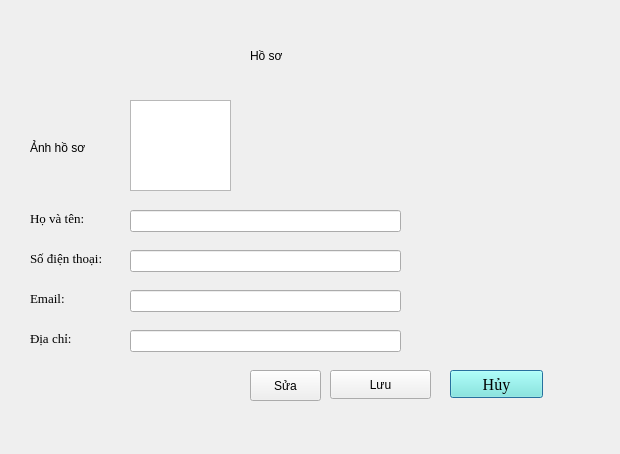
<?xml version="1.0" encoding="UTF-8"?>
<ui version="4.0">
 <class>profile</class>
 <widget class="QDialog" name="profile">
  <property name="geometry">
   <rect>
    <x>0</x>
    <y>0</y>
    <width>620</width>
    <height>454</height>
   </rect>
  </property>
  <property name="acceptDrops">
   <bool>true</bool>
  </property>
  <property name="windowTitle">
   <string/>
  </property>
  <widget class="QLabel" name="lb_phone">
   <property name="geometry">
    <rect>
     <x>30</x>
     <y>250</y>
     <width>81</width>
     <height>16</height>
    </rect>
   </property>
   <property name="font">
    <font>
     <family>Times New Roman</family>
     <pointsize>10</pointsize>
    </font>
   </property>
   <property name="text">
    <string>Số điện thoại:</string>
   </property>
  </widget>
  <widget class="QLineEdit" name="le_phone">
   <property name="geometry">
    <rect>
     <x>130</x>
     <y>250</y>
     <width>271</width>
     <height>22</height>
    </rect>
   </property>
   <property name="readOnly">
    <bool>false</bool>
   </property>
  </widget>
  <widget class="QLineEdit" name="le_address">
   <property name="geometry">
    <rect>
     <x>130</x>
     <y>330</y>
     <width>271</width>
     <height>22</height>
    </rect>
   </property>
   <property name="readOnly">
    <bool>false</bool>
   </property>
  </widget>
  <widget class="QLabel" name="lb_fullname">
   <property name="geometry">
    <rect>
     <x>30</x>
     <y>210</y>
     <width>71</width>
     <height>16</height>
    </rect>
   </property>
   <property name="font">
    <font>
     <family>Times New Roman</family>
     <pointsize>10</pointsize>
    </font>
   </property>
   <property name="text">
    <string>Họ và tên:</string>
   </property>
  </widget>
  <widget class="QPushButton" name="pb_cancel">
   <property name="geometry">
    <rect>
     <x>450</x>
     <y>370</y>
     <width>93</width>
     <height>28</height>
    </rect>
   </property>
   <property name="font">
    <font>
     <family>Times New Roman</family>
     <pointsize>12</pointsize>
     <bold>false</bold>
    </font>
   </property>
   <property name="styleSheet">
    <string notr="true">background-color: rgb(121, 240, 223);
color: rgb(0, 0, 0);</string>
   </property>
   <property name="text">
    <string>Hủy</string>
   </property>
  </widget>
  <widget class="QGraphicsView" name="gv_profile">
   <property name="geometry">
    <rect>
     <x>130</x>
     <y>100</y>
     <width>101</width>
     <height>91</height>
    </rect>
   </property>
   <property name="styleSheet">
    <string notr="true">QGraphicsView {
	border-image: url(:/pic/anhdaidien.jpg);

}</string>
   </property>
  </widget>
  <widget class="QLabel" name="lb_profile_picture">
   <property name="geometry">
    <rect>
     <x>30</x>
     <y>140</y>
     <width>61</width>
     <height>16</height>
    </rect>
   </property>
   <property name="styleSheet">
    <string notr="true">font: 10pt &quot;Times New Roman&quot;;
color: rgb(0, 0, 0);</string>
   </property>
   <property name="text">
    <string>Ảnh hồ sơ</string>
   </property>
  </widget>
  <widget class="QLineEdit" name="le_email">
   <property name="geometry">
    <rect>
     <x>130</x>
     <y>290</y>
     <width>271</width>
     <height>22</height>
    </rect>
   </property>
   <property name="readOnly">
    <bool>false</bool>
   </property>
  </widget>
  <widget class="QLabel" name="lb_address">
   <property name="geometry">
    <rect>
     <x>30</x>
     <y>330</y>
     <width>55</width>
     <height>16</height>
    </rect>
   </property>
   <property name="font">
    <font>
     <family>Times New Roman</family>
     <pointsize>10</pointsize>
    </font>
   </property>
   <property name="text">
    <string>Địa chỉ:</string>
   </property>
  </widget>
  <widget class="QLabel" name="lb_email">
   <property name="geometry">
    <rect>
     <x>30</x>
     <y>290</y>
     <width>55</width>
     <height>16</height>
    </rect>
   </property>
   <property name="font">
    <font>
     <family>Times New Roman</family>
     <pointsize>10</pointsize>
    </font>
   </property>
   <property name="text">
    <string>Email:</string>
   </property>
  </widget>
  <widget class="QLineEdit" name="le_fullname">
   <property name="geometry">
    <rect>
     <x>130</x>
     <y>210</y>
     <width>271</width>
     <height>22</height>
    </rect>
   </property>
   <property name="readOnly">
    <bool>false</bool>
   </property>
  </widget>
  <widget class="QLabel" name="lb_title">
   <property name="geometry">
    <rect>
     <x>250</x>
     <y>40</y>
     <width>91</width>
     <height>31</height>
    </rect>
   </property>
   <property name="styleSheet">
    <string notr="true">font: 700 22pt &quot;Times New Roman&quot;;
color: rgb(0, 0, 0);</string>
   </property>
   <property name="text">
    <string>Hồ sơ</string>
   </property>
  </widget>
  <widget class="QPushButton" name="pb_sua">
   <property name="geometry">
    <rect>
     <x>250</x>
     <y>370</y>
     <width>71</width>
     <height>31</height>
    </rect>
   </property>
   <property name="text">
    <string>Sửa</string>
   </property>
   <property name="iconSize">
    <size>
     <width>17</width>
     <height>17</height>
    </size>
   </property>
  </widget>
  <widget class="QPushButton" name="pb_save_prf">
   <property name="geometry">
    <rect>
     <x>330</x>
     <y>370</y>
     <width>101</width>
     <height>29</height>
    </rect>
   </property>
   <property name="text">
    <string>Lưu</string>
   </property>
  </widget>
 </widget>
 <resources/>
 <connections/>
</ui>
